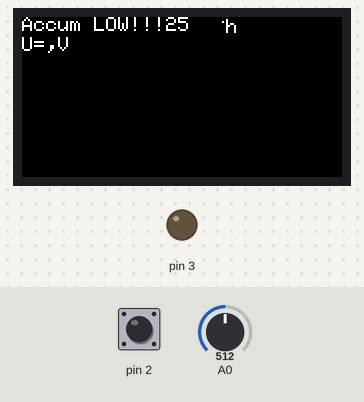
Bench run of a sketch on a simulated Arduino Uno, built with avr-gcc and run on an emulated ATmega328P. Parts: 160×80 colour display, output pins drawn as LEDs (lit = HIGH). The inputs (shaded band) are chosen by the test bench; at power-on: pin 2 HIGH, A0 = 512.

Above: at 60.1 s.

The sketch:

Dozimeter_INO.ino
```cpp
// Простой дозиметр на Ардуино с датчиком температуры и влажности. Версия 1.0, 2022 г.
// (с) Волков Дмитрий dimavolk@mail.ru

// #include "GyverPWM.h"
#include <Adafruit_GFX.h>     // Core graphics library
#include <Adafruit_ST7735.h>  // Hardware-specific library for ST7735
#include <SPI.h>              // Arduino SPI library#include <Adafruit_GFX.h>    // Core graphics library

volatile int counter = 0;             // переменная-счётчик импульсов
int doza = 0;                         // переменная значение фона радиации
uint32_t sec = millis() / 1000ul;     // полное количество секунд
uint32_t ch_sec = millis() / 1000ul;  // полное количество секунд
boolean event = LOW;
float voltage = 0;

#define TFT_CS 9    // define chip select pin
#define TFT_DC 8    // define data/command pin
#define TFT_RST 12  // define reset pin, or set to -1 and connect to Arduino RESET pin
#define TFT_MOSI 11
#define TFT_SCLK 10
#define TFT_BL 25
Adafruit_ST7735 tft = Adafruit_ST7735(TFT_CS, TFT_DC, TFT_MOSI, TFT_SCLK, TFT_RST);

#define NORMA 67      // количество импульсов в минуту при нормальном фоне, для СТС-5 = 27, для СБМ-20 = 67, для других счетчиков см.паспорт
#define FON_NORMA 15  // нормальный радиационный фон 15мкР/ч

void setup() {
  tft.setSPISpeed(40000000);
  tft.initR(INITR_MINI160x80);
  tft.setRotation(3);
  tft.invertDisplay(true);
  tft.fillScreen(ST77XX_BLACK);
  tft.setTextColor(ST77XX_WHITE);
  tft.setCursor(5, 5);
  tft.setTextSize(1);
  tft.print(voltage);

  pinMode(A0, INPUT);
  voltage = (float)(analogRead(0) * 5.0) / 1024;

  tft.print("Meas...");

  delay(500);

  pinMode(9, OUTPUT);  // ШИМ на D9
  // PWM_16KHZ_D9(DUTY);  // ШИМ 16 кГц на пине D9, заполнение DUTY из 1023
  pinMode(3, OUTPUT);  // пищалка на D3
  digitalWrite(3, 0);
  // подключили катод датчика на D2
  pinMode(2, INPUT_PULLUP);
  // FALLING - при пролете частицы будет сигнал 0, его и ловим
  attachInterrupt(0, btnIsr, FALLING);
}

void btnIsr() {
  counter++;     // + частица
  event = HIGH;  // частица пролетела
}

void loop() {
  if (event) {           // если пролетела частица обновляем данные температуры и влажности и пищим
    event = LOW;         // сразу сбрасываем флаг частицы
    digitalWrite(3, 1);  // пищим
    digitalWrite(3, 0);  // не пищим
  }
  ch_sec = millis() / 1000ul;
  if ((ch_sec - sec) > 59) {
    doza = round(counter * FON_NORMA / NORMA);
    counter = 0;
    sec = ch_sec;
    tft.setCursor(0, 1);
    // sprintf(myStr, "%d", int(doza));
    tft.setCursor(0, 1);
    tft.print("R background=");
    tft.print(doza);
    tft.print("uR/h");
    voltage = (float)(analogRead(0) * 5.0) / 1024;  // проверяем АКБ
    if (voltage < 3.2) {
      tft.fillRoundRect(0, 0, 100, 40, 0, ST77XX_BLACK);
      tft.setCursor(0, 0);
      tft.print("Accum LOW!!!");
      tft.print(int(voltage * 10));
      tft.setCursor(0, 10);
      tft.print("U=");
      // tft.print(myStr[0]);
      tft.print(",");
      // tft.print(myStr[1]);
      tft.print("V");
      while (1) {};
    }
  }
}
```
